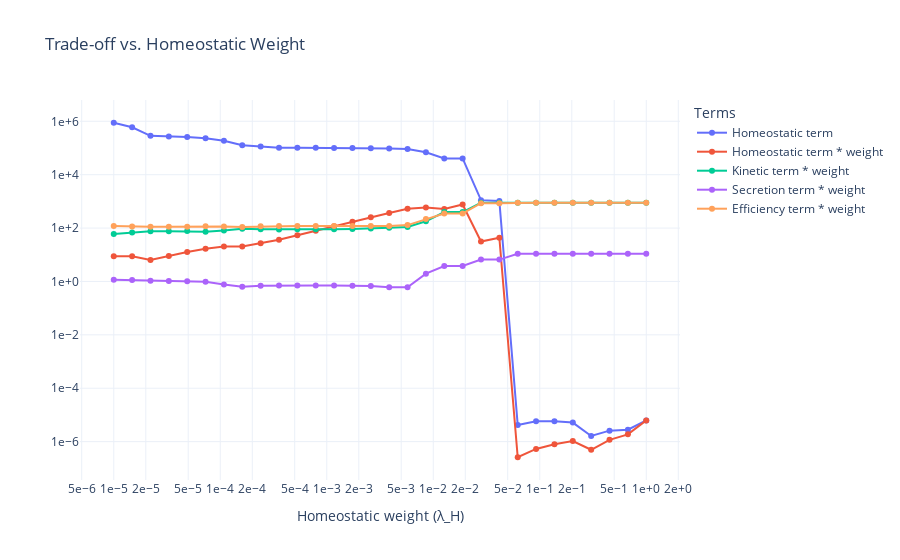

Write notebook code for a chart like this one.
### Code cell
from plotly import graph_objects as go
fig = go.Figure()

fig.add_trace(go.Scatter(
    x=homeostatic_sweep,
    y=homeostatic_arr,
    mode='lines+markers',
    name='Homeostatic term',
    hovertemplate='homeostatic weight=%{x:.2e}<br>homeostatic term=%{y:.4g}<extra></extra>'
))

fig.add_trace(go.Scatter(
    x=homeostatic_sweep,
    y=homeostatic_arr*homeostatic_sweep,
    mode='lines+markers',
    name='Homeostatic term * weight',
    hovertemplate='homeostatic weight=%{x:.2e}<br>homeostatic term=%{y:.4g}<extra></extra>'
))

fig.add_trace(go.Scatter(
    x=homeostatic_sweep,
    y=kinetic_arr,
    mode='lines+markers',
    name='Kinetic term * weight',
    hovertemplate='homeostatic weight=%{x:.2e}<br>kinetic term=%{y:.4g}<extra></extra>'
))

fig.add_trace(go.Scatter(
    x=homeostatic_sweep,
    y=secretion_arr ,
    mode='lines+markers',
    name='Secretion term * weight',
    hovertemplate='homeostatic weight=%{x:.2e}<br>kinetic term=%{y:.4g}<extra></extra>'
))

fig.add_trace(go.Scatter(
    x=homeostatic_sweep,
    y=efficiency_arr,
    mode='lines+markers',
    name='Efficiency term * weight',
    hovertemplate='homeostatic weight=%{x:.2e}<br>kinetic term=%{y:.4g}<extra></extra>'
))

fig.update_layout(
    title='Trade-off vs. Homeostatic Weight',
    xaxis=dict(title='Homeostatic weight (λ_H)', type='log', tickformat='.0e'),
    yaxis=dict(type='log', tickformat='.0e'),
    template='plotly_white',
    legend=dict(title='Terms')
)

fig.show()

### Figure 1 — Plotly figure (JSON) as saved in the notebook; plotly's stock layout.template omitted (floating-point values rounded to 4 significant figures)
{"data": [{"hovertemplate": "homeostatic weight=%{x:.2e}<br>homeostatic term=%{y:.4g}<extra></extra>", "mode": "lines+markers", "name": "Homeostatic term", "x": [1e-05, 1.487e-05, 2.212e-05, 3.29e-05, 4.894e-05, 7.279e-05, 0.0001083, 0.000161, 0.0002395, 0.0003562, 0.0005298, 0.000788, 0.001172, 0.001743, 0.002593, 0.003857, 0.005736, 0.008532, 0.01269, 0.01887, 0.02807, 0.04175, 0.0621, 0.09237, 0.1374, 0.2043, 0.3039, 0.452, 0.6723, 1.0], "y": [882500.0, 596100.0, 286400.0, 272300.0, 259900.0, 230800.0, 187500.0, 126600.0, 113900.0, 102100.0, 101800.0, 101600.0, 100900.0, 99360.0, 97610.0, 95480.0, 91390.0, 69130.0, 40580.0, 40580.0, 1113.0, 1039.0, 4.178e-06, 5.761e-06, 5.804e-06, 5.166e-06, 1.629e-06, 2.578e-06, 2.783e-06, 6.232e-06], "type": "scatter"}, {"hovertemplate": "homeostatic weight=%{x:.2e}<br>homeostatic term=%{y:.4g}<extra></extra>", "mode": "lines+markers", "name": "Homeostatic term * weight", "x": [1e-05, 1.487e-05, 2.212e-05, 3.29e-05, 4.894e-05, 7.279e-05, 0.0001083, 0.000161, 0.0002395, 0.0003562, 0.0005298, 0.000788, 0.001172, 0.001743, 0.002593, 0.003857, 0.005736, 0.008532, 0.01269, 0.01887, 0.02807, 0.04175, 0.0621, 0.09237, 0.1374, 0.2043, 0.3039, 0.452, 0.6723, 1.0], "y": [8.825, 8.866, 6.335, 8.96, 12.72, 16.8, 20.29, 20.38, 27.28, 36.39, 53.92, 80.1, 118.2, 173.2, 253.1, 368.2, 524.2, 589.8, 514.9, 765.8, 31.23, 43.38, 2.594e-07, 5.321e-07, 7.973e-07, 1.056e-06, 4.951e-07, 1.165e-06, 1.871e-06, 6.232e-06], "type": "scatter"}, {"hovertemplate": "homeostatic weight=%{x:.2e}<br>kinetic term=%{y:.4g}<extra></extra>", "mode": "lines+markers", "name": "Kinetic term * weight", "x": [1e-05, 1.487e-05, 2.212e-05, 3.29e-05, 4.894e-05, 7.279e-05, 0.0001083, 0.000161, 0.0002395, 0.0003562, 0.0005298, 0.000788, 0.001172, 0.001743, 0.002593, 0.003857, 0.005736, 0.008532, 0.01269, 0.01887, 0.02807, 0.04175, 0.0621, 0.09237, 0.1374, 0.2043, 0.3039, 0.452, 0.6723, 1.0], "y": [59.96, 68.89, 75.98, 76.4, 76.85, 73.23, 80.58, 93.35, 90.29, 89.32, 89.46, 89.52, 90.18, 92.28, 95.89, 102.9, 110.7, 179.2, 397.1, 397.3, 893.2, 893.2, 893.2, 893.2, 893.2, 893.2, 893.2, 893.2, 893.2, 893.2], "type": "scatter"}, {"hovertemplate": "homeostatic weight=%{x:.2e}<br>kinetic term=%{y:.4g}<extra></extra>", "mode": "lines+markers", "name": "Secretion term * weight", "x": [1e-05, 1.487e-05, 2.212e-05, 3.29e-05, 4.894e-05, 7.279e-05, 0.0001083, 0.000161, 0.0002395, 0.0003562, 0.0005298, 0.000788, 0.001172, 0.001743, 0.002593, 0.003857, 0.005736, 0.008532, 0.01269, 0.01887, 0.02807, 0.04175, 0.0621, 0.09237, 0.1374, 0.2043, 0.3039, 0.452, 0.6723, 1.0], "y": [1.164, 1.133, 1.066, 1.04, 1.021, 0.9667, 0.7734, 0.6371, 0.6885, 0.7087, 0.7074, 0.7067, 0.7025, 0.6949, 0.6774, 0.603, 0.6024, 1.954, 3.774, 3.774, 6.575, 6.575, 10.83, 10.83, 10.83, 10.83, 10.83, 10.83, 10.83, 10.83], "type": "scatter"}, {"hovertemplate": "homeostatic weight=%{x:.2e}<br>kinetic term=%{y:.4g}<extra></extra>", "mode": "lines+markers", "name": "Efficiency term * weight", "x": [1e-05, 1.487e-05, 2.212e-05, 3.29e-05, 4.894e-05, 7.279e-05, 0.0001083, 0.000161, 0.0002395, 0.0003562, 0.0005298, 0.000788, 0.001172, 0.001743, 0.002593, 0.003857, 0.005736, 0.008532, 0.01269, 0.01887, 0.02807, 0.04175, 0.0621, 0.09237, 0.1374, 0.2043, 0.3039, 0.452, 0.6723, 1.0], "y": [120.1, 115.0, 112.8, 112.8, 112.8, 118.2, 114.8, 110.7, 116.1, 120.3, 120.3, 120.3, 120.4, 120.5, 120.5, 120.5, 129.3, 217.4, 352.5, 352.3, 851.7, 854.7, 897.2, 897.3, 897.3, 897.3, 897.3, 897.2, 897.2, 897.2], "type": "scatter"}], "layout": {"xaxis": {"title": {"text": "Homeostatic weight (λ_H)"}, "type": "log", "tickformat": ".0e"}, "yaxis": {"type": "log", "tickformat": ".0e"}, "title": {"text": "Trade-off vs. Homeostatic Weight"}, "legend": {"title": {"text": "Terms"}}}}
